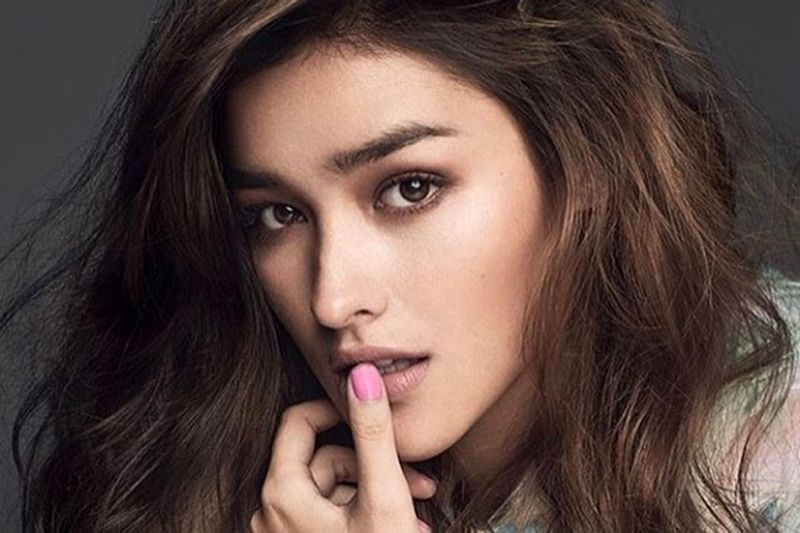
#> input picture face-image.jpg, 800 x 533 px
$ python Ohlander.py
#> lines starting #> are read from the running program, lines starting #| are printed output that depends on the picture; after the words box and inside, x2 and y2 are one past the last pixel; in counts of white or black regions, pixels touching at a corner belong together
#> further down, input_image is the input picture: shape (533, 800, 3); mean B, G, R 66.3, 72.1, 92.2
import cv2
import numpy as np
import sys
# Fungsi untuk melakukan segmentasi menggunakan metode Ohlander's Recursive Histogram-Based Clustering
def ohlander_clustering(image, threshold):
#> called with threshold = 0.7
    if len(image.shape) > 2:
        gray_image = cv2.cvtColor(image, cv2.COLOR_BGR2GRAY)
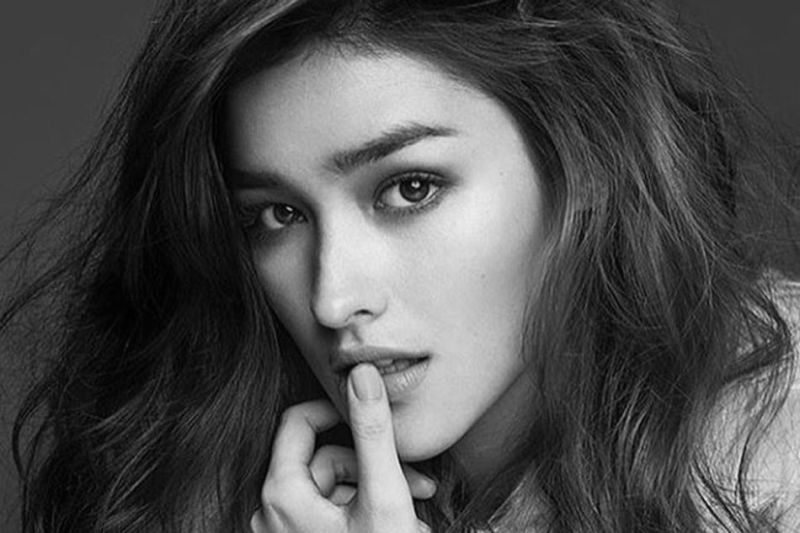
#> gray_image: shape (533, 800); min 0, max 237, mean 77.4
    else:
        gray_image = image.copy()
    # Mendapatkan histogram dari gambar
    hist = cv2.calcHist([gray_image], [0], None, [256], [0, 256])
#> hist = 256 values, max 9464 at index 62, min 0 at index 238, mean 1665.6
    # Mencari nilai untuk clustering
    split_value = 0
    max_val = np.max(hist)
#> max_val = 9464
    for i in range(255, 0, -1):
        if hist[i] > threshold * max_val:
            split_value = i
            break
    # Segmentasi gambar
    segmented_image = np.zeros_like(gray_image)
    segmented_image[gray_image >= split_value] = 255
    return segmented_image

input_image = cv2.imread(sys.path[0]+'/face-image.jpg')
threshold_value = 0.7
segmented_image = ohlander_clustering(input_image, threshold_value)
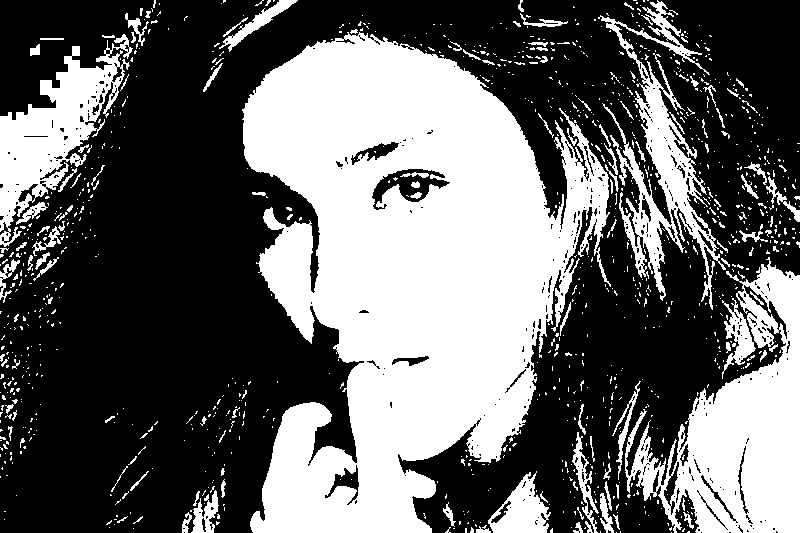
#> segmented_image: shape (533, 800); 40% white; 1113 white regions (984 under 20 px), largest, box (x1, y1, x2, y2) and area: (242, 32, 611, 533) 111995, (625, 257, 800, 533) 22585, (0, 34, 133, 247) 10126
cv2.imshow('Original Image', input_image)
cv2.imshow('Segmented Image', segmented_image)
cv2.waitKey(0)
cv2.destroyAllWindows()

$ run again, with gambar.jpg copied over face-image.jpg
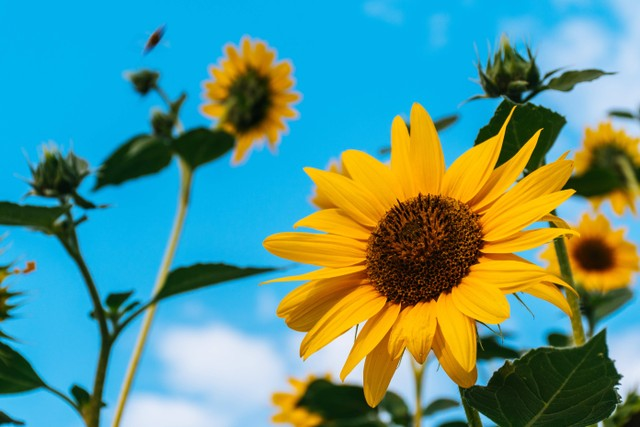
#> input picture gambar.jpg, 640 x 427 px
#> input_image is the input picture: shape (427, 640, 3); mean B, G, R 140.1, 148.7, 87.7
#> in ohlander_clustering, `gray_image = cv2.cvtColor(image, cv2.COLOR_BGR2GRAY)`:
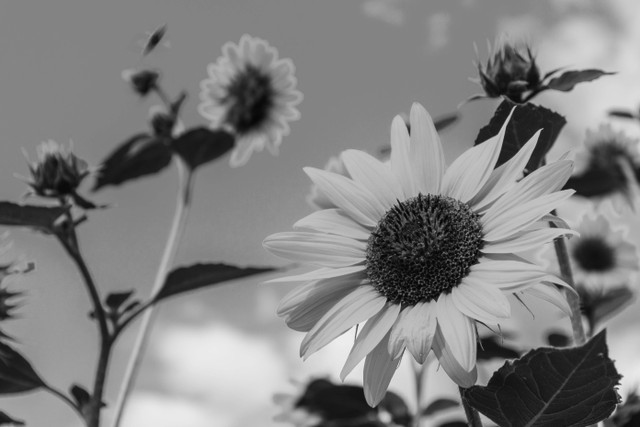
#> gray_image: shape (427, 640); min 1, max 242, mean 129.5
#> hist = 256 values, max 35734 at index 131, min 0 at index 0, mean 1067.5
#> max_val = 35734
#> `segmented_image = ohlander_clustering(input_image, threshold_value)`:
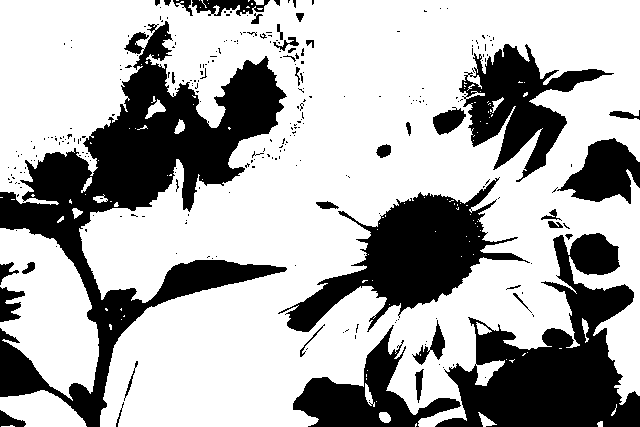
#> segmented_image: shape (427, 640); 68.1% white; 278 black regions (239 under 20 px), largest, box (x1, y1, x2, y2) and area: (0, 21, 287, 427) 33039, (435, 233, 640, 427) 18424, (278, 177, 530, 332) 13273

$ run again, with meting.jpg copied over face-image.jpg
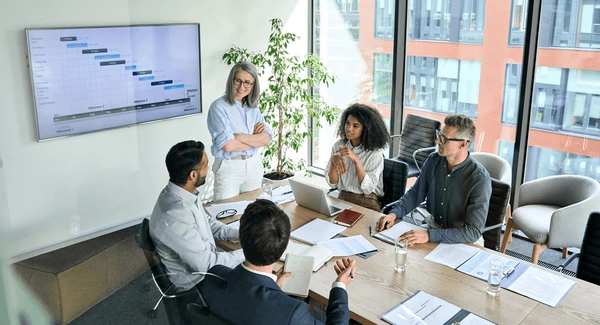
#> input picture meting.jpg, 600 x 325 px
#> input_image is the input picture: shape (325, 600, 3); mean B, G, R 165.7, 164.9, 158
#> in ohlander_clustering, `gray_image = cv2.cvtColor(image, cv2.COLOR_BGR2GRAY)`:
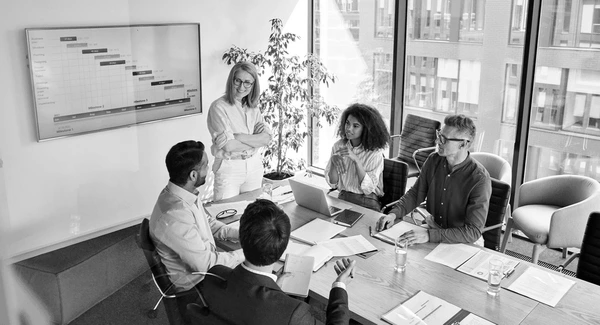
#> gray_image: shape (325, 600); min 0, max 255, mean 162.9
#> hist = 256 values, max 3694 at index 205, min 94 at index 1, mean 761.7
#> max_val = 3694
#> `segmented_image = ohlander_clustering(input_image, threshold_value)`:
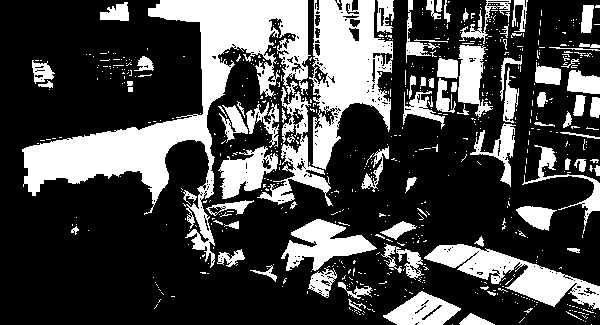
#> segmented_image: shape (325, 600); 28% white; 679 white regions (591 under 20 px), largest, box (x1, y1, x2, y2) and area: (22, 0, 311, 268) 17519, (309, 0, 393, 170) 7676, (424, 244, 600, 310) 4173

$ run again, with pegunungan.jpg copied over face-image.jpg
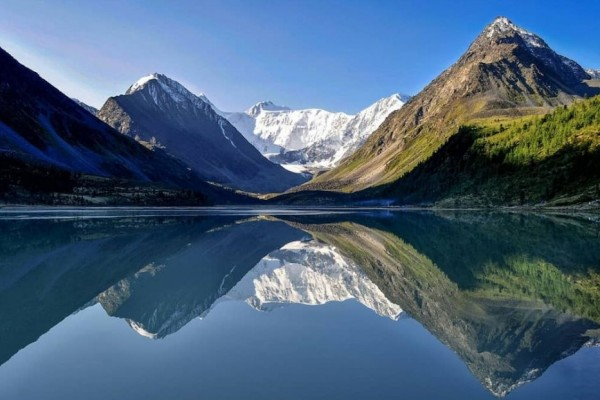
#> input picture pegunungan.jpg, 600 x 400 px
#> input_image is the input picture: shape (400, 600, 3); mean B, G, R 121.6, 97.1, 72.4
#> in ohlander_clustering, `gray_image = cv2.cvtColor(image, cv2.COLOR_BGR2GRAY)`:
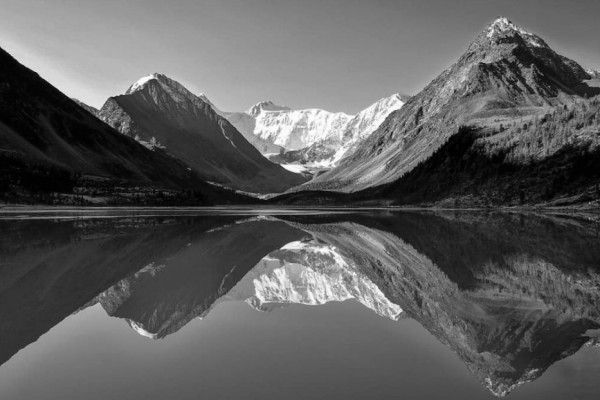
#> gray_image: shape (400, 600); min 0, max 255, mean 92.5
#> hist = 256 values, max 2450 at index 51, min 23 at index 255, mean 937.5
#> max_val = 2450
#> `segmented_image = ohlander_clustering(input_image, threshold_value)`:
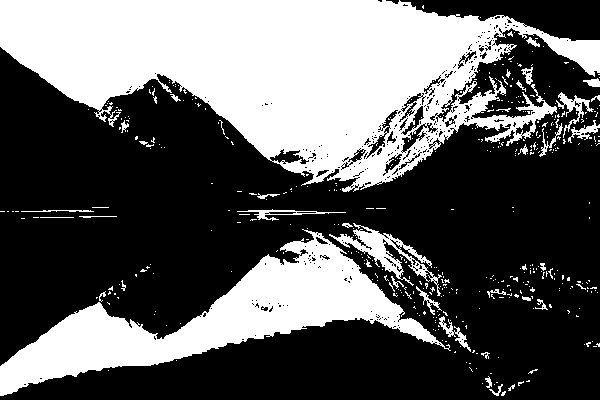
#> segmented_image: shape (400, 600); 37.1% white; 440 white regions (403 under 20 px), largest, box (x1, y1, x2, y2) and area: (0, 0, 600, 192) 61421, (0, 229, 451, 396) 21675, (329, 223, 442, 296) 1730
